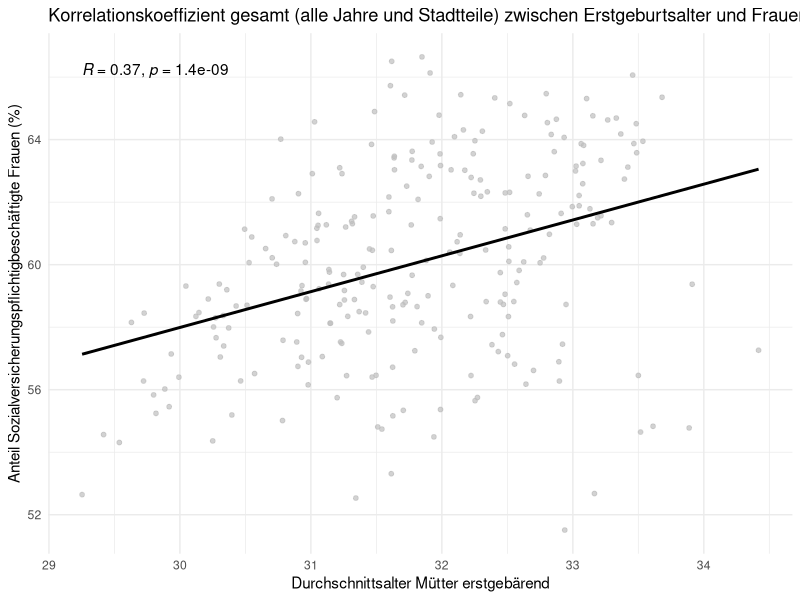
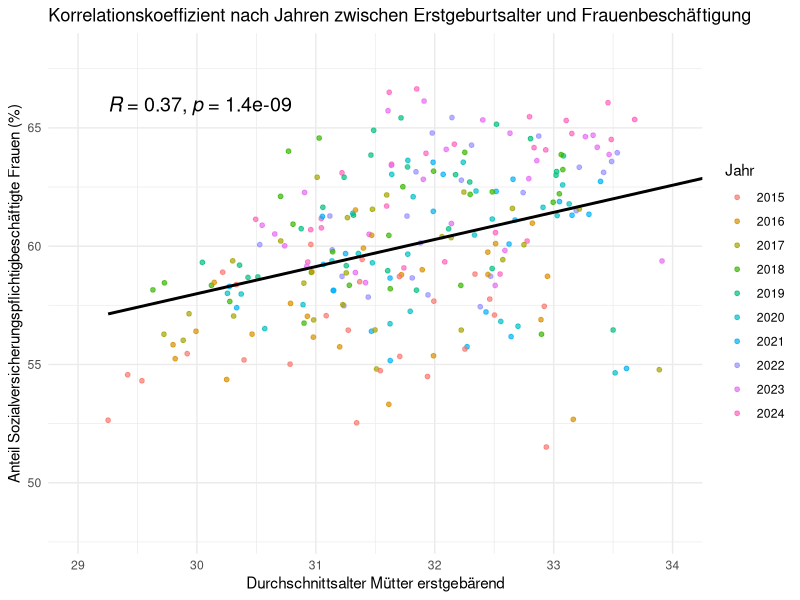

The R script that drew these images, in order: (Note: this script raises an error after producing the figures.)
library(readxl)
library(tidyverse)
library(ggpubr)
library(ggplot2)


export_be <- read_excel("data/raw/export_be.xlsx")
be_sheet <- read_excel("data/raw/export_be.xlsx", sheet = "BEVÖLKERUNG")

export_ar <- read_excel("data/raw/export_ar.xlsx")
ar_sheet <- read_excel("data/raw/export_ar.xlsx", sheet = "ARBEITSMARKT")

# Berechnung des Durchschnittsalters der Mütter (mean_age)
all_districts_and_city <- be_sheet %>%
  filter(
    Indikator == "Durchschnittsalter Mütter erstgebärend",
    Ausprägung == "insgesamt"
  ) %>%
  mutate(
    mean_age = `Basiswert 1` / `Basiswert 2` 
  )

Sozialversicherungspflichtig_Beschäftigte_anteil_frau <- ar_sheet %>%
  filter(
    Indikator == "Sozialversicherungspflichtig Beschäftigte - Anteil",
    Ausprägung == "weiblich"
  ) %>%
  mutate(
    anteil = 100 * `Basiswert 1` / `Basiswert 2`
  )


korrelations_daten <- inner_join(
  all_districts_and_city, 
  Sozialversicherungspflichtig_Beschäftigte_anteil_frau, 
  by = c("Raumbezug", "Jahr")
)

korrelations_daten_clean <- korrelations_daten %>%
  filter(Raumbezug != "Stadt München")


ggplot(korrelations_daten_clean, aes(x = mean_age, y = anteil)) +
  geom_point(size = 1.3, color = "grey", alpha = 0.7) +
  geom_smooth(method = "lm", color = "black", se = FALSE, linewidth = 1) +
  stat_cor(label.x.npc = "left", label.y.npc = "top") + 
  labs(
    title = "Korrelationskoeffizient gesamt (alle Jahre und Stadtteile) zwischen Erstgeburtsalter und Frauenbeschäftigung",
    x = "Durchschnittsalter Mütter erstgebärend",
    y = "Anteil Sozialversicherungspflichtigbeschäftigte Frauen (%)"
  ) +
  theme_minimal()


mea_korr_jahr <- ggplot(korrelations_daten_clean, aes(x = mean_age, y = anteil)) +
  geom_point(aes(color = factor(Jahr)), 
             size = 1.3,     
             alpha = 0.7) +   
  geom_smooth(method = "lm", color = "black", se = FALSE, linewidth = 1) +
  stat_cor(
    label.x.npc = "left",   
    label.y.npc = "top",    
    color = "black",
    size = 5
  ) + 
  coord_cartesian(xlim = c(29, 34), ylim = c(48, 68)) + 
  labs(
    title = "Korrelationskoeffizient nach Jahren zwischen Erstgeburtsalter und Frauenbeschäftigung",
    x = "Durchschnittsalter Mütter erstgebärend",
    y = "Anteil Sozialversicherungspflichtigbeschäftigte Frauen (%)",
    color = "Jahr" 
  ) +
  guides(color = guide_legend(ncol = 1)) + 
  theme_minimal()

mea_korr_jahr
saveRDS(mea_korr_jahr, "results/figures/MEA/mea_korr_jahr_point.rds")

# -----------------------------------------------------------------------
plot_data_final_year <- korrelations_daten_clean %>%
  group_by(Jahr) %>% 
  mutate(
    r = cor(mean_age, anteil, use = "complete.obs"),
    r_label = sprintf("(R=%.2f)", r),
    Jahr_Label = paste(Jahr, r_label, sep = " ")
  ) %>%
  ungroup()


all_labels_year <- sort(unique(plot_data_final_year$Jahr_Label))
all_colors_year <- scales::hue_pal()(length(all_labels_year))
jahr_palette <- all_colors_year
names(jahr_palette) <- all_labels_year

mea_korr_jahr_point_line <- ggplot(plot_data_final_year, aes(x = mean_age, y = anteil)) +
  geom_smooth(aes(color = Jahr_Label, group = Jahr_Label),
              method = "lm", se = FALSE, linewidth = 1.1, alpha = 0.8) +
  geom_point(aes(color = Jahr_Label), size = 1.1, alpha = 0.5) +
  geom_smooth(aes(group = 1), method = "lm", color = "black", linewidth = 1.1, se = FALSE) +
  scale_color_manual(values = jahr_palette) +
  labs(
    title = "Korrelationskoeffizient nach Jahren zwischen Erstgeburtsalter und Frauenbeschäftigung",
    x = "Durchschnittsalter Mütter erstgebärend",
    y = "Anteil Sozialversicherungspflichtigbeschäftigte Frauen (%)",
    color = "Jahr"
  ) +
  coord_cartesian(xlim = c(29, 34), ylim = c(48, 68)) +
  theme_minimal() +
  theme(
    legend.text = element_text(size = 7),
    legend.key.height = unit(0.4, "cm")
  ) +
  guides(color = guide_legend(ncol = 1))

mea_korr_jahr_point_line
saveRDS(mea_korr_jahr_point_line, "results/figures/MEA/mea_korr_jahr_point_line.rds")
# ----------------------------------------------------------------------------
r_werte_check_year <- korrelations_daten_clean %>%
  group_by(Jahr) %>% 
  summarise(
    r_wert = cor(mean_age, anteil)
  ) %>%
  mutate(
    is_negative = r_wert < 0,
    Jahr_Label = paste0(Jahr, " (R=", round(r_wert, 2), ")")
  )

plot_data_highlight_year <- korrelations_daten_clean %>%
  left_join(r_werte_check_year, by = "Jahr") # <--- Join über Jahr

ggplot(plot_data_highlight_year, aes(x = mean_age, y = anteil)) +
  geom_smooth(
    data = subset(plot_data_highlight_year, is_negative == FALSE),
    aes(group = Jahr),
    method = "lm", 
    se = FALSE, 
    color = "grey85", 
    linewidth = 0.8,
    alpha = 0.5
  ) +
  geom_smooth(
    data = subset(plot_data_highlight_year, is_negative == TRUE),
    aes(color = Jahr_Label, group = Jahr), 
    method = "lm", 
    se = FALSE, 
    linewidth = 1.1, 
    alpha = 1
  ) +
  geom_smooth(
    aes(group = 1), 
    method = "lm", 
    color = "black", 
    linewidth = 1.1, 
    se = FALSE
  ) +
  scale_color_manual(values = jahr_palette) +
  labs(
    title = "non Simpson's Paradox",
    subtitle = "Grau = Positiver Zusammenhang (R ≥ 0), Bunt = Negativer Zusammenhang (R < 0)",
    x = "Durchschnittsalter Mütter erstgebärend",
    y = "Anteil Sozialversicherungspflichtigbeschäftigte Frauen (%)",
    color = "Jahr mit R < 0" 
  ) +
  coord_cartesian(xlim = c(29, 34), ylim = c(48, 68)) +
  theme_minimal() +
  theme(legend.position = "right")

# ------------------------------------------------------------------------------
plot_data_colored_year <- korrelations_daten_clean %>%
  group_by(Jahr) %>% 
  mutate(
    r_wert = cor(mean_age, anteil),
    trend_richtung = ifelse(r_wert >= 0, "positiv", "negativ")
  ) %>%
  ungroup() 

ggplot(plot_data_colored_year, aes(x = mean_age, y = anteil)) +
  geom_smooth(
    aes(
      color = trend_richtung,  
      group = Jahr           
    ), 
    method = "lm", 
    se = FALSE, 
    linewidth = 1.1,    
    alpha = 0.6          
  ) +
  geom_smooth(aes(group = 1), method = "lm", color = "black", linewidth = 1.1, se = FALSE) +
  scale_color_manual(values = c(
    "positiv" = "red", 
    "negativ" = "blue"  
  )) +
  labs(
    title = "non Simpson's Paradox",
    subtitle = "Rot = Positiver Zusammenhang (R ≥ 0), Blau = Negativer Zusammenhang (R < 0)",
    x = "Durchschnittsalter Mütter erstgebärend",
    y = "Anteil Sozialversicherungspflichtigbeschäftigte Frauen (%)"
  ) +
  coord_cartesian(xlim = c(29, 34)) +
  theme_minimal() +
  theme(legend.position = "none")
